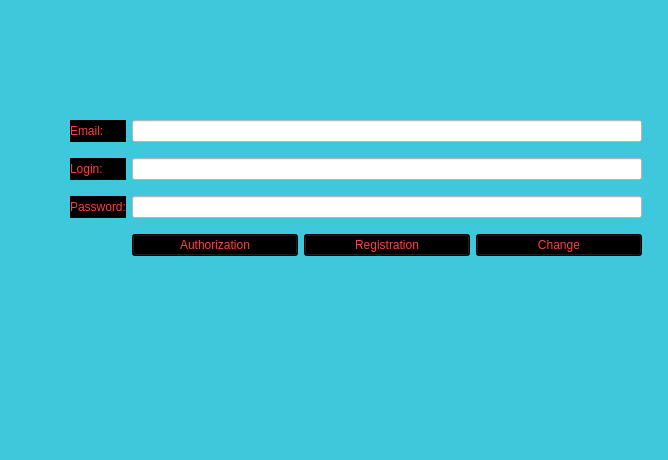
<?xml version="1.0" encoding="UTF-8"?>
<ui version="4.0">
 <class>authorization</class>
 <widget class="QWidget" name="authorization">
  <property name="geometry">
   <rect>
    <x>0</x>
    <y>0</y>
    <width>668</width>
    <height>460</height>
   </rect>
  </property>
  <property name="windowTitle">
   <string>Form</string>
  </property>
  <property name="styleSheet">
   <string notr="true">background-color: rgb(63, 199, 220);</string>
  </property>
  <widget class="QWidget" name="gridLayoutWidget">
   <property name="geometry">
    <rect>
     <x>70</x>
     <y>110</y>
     <width>572</width>
     <height>156</height>
    </rect>
   </property>
   <layout class="QGridLayout" name="gridLayout_2">
    <item row="1" column="0">
     <widget class="QLabel" name="label_login">
      <property name="styleSheet">
       <string notr="true">font: 700 14pt &quot;Times New Roman&quot;;
color: rgb(255, 64, 64);
background-color: rgb(0, 0, 0);</string>
      </property>
      <property name="text">
       <string>Login:</string>
      </property>
     </widget>
    </item>
    <item row="2" column="0">
     <widget class="QLabel" name="label_password">
      <property name="styleSheet">
       <string notr="true">font: 700 14pt &quot;Times New Roman&quot;;
color: rgb(255, 64, 64);
background-color: rgb(0, 0, 0);</string>
      </property>
      <property name="text">
       <string>Password:</string>
      </property>
     </widget>
    </item>
    <item row="1" column="2">
     <widget class="QLineEdit" name="lineEdit_login">
      <property name="styleSheet">
       <string notr="true">font: 700 14pt &quot;Times New Roman&quot;;
color: rgb(255, 64, 64);
background-color: rgb(255, 255, 255);
</string>
      </property>
      <property name="text">
       <string/>
      </property>
     </widget>
    </item>
    <item row="2" column="2">
     <widget class="QLineEdit" name="lineEdit_password">
      <property name="styleSheet">
       <string notr="true">font: 700 14pt &quot;Times New Roman&quot;;
color: rgb(255, 64, 64);
background-color: rgb(255, 255, 255);
</string>
      </property>
      <property name="text">
       <string/>
      </property>
     </widget>
    </item>
    <item row="3" column="2">
     <layout class="QHBoxLayout" name="horizontalLayout_6">
      <item>
       <widget class="QPushButton" name="pushButton_authorization">
        <property name="styleSheet">
         <string notr="true">font: 700 14pt &quot;Times New Roman&quot;;
color: rgb(255, 64, 64);
background-color: rgb(0, 0, 0);</string>
        </property>
        <property name="text">
         <string>Authorization</string>
        </property>
       </widget>
      </item>
      <item>
       <widget class="QPushButton" name="pushButton_registration">
        <property name="styleSheet">
         <string notr="true">font: 700 14pt &quot;Times New Roman&quot;;
color: rgb(255, 64, 64);
background-color: rgb(0, 0, 0);</string>
        </property>
        <property name="text">
         <string>Registration</string>
        </property>
       </widget>
      </item>
      <item>
       <widget class="QPushButton" name="pushButton_change">
        <property name="styleSheet">
         <string notr="true">font: 700 14pt &quot;Times New Roman&quot;;
color: rgb(255, 64, 64);
background-color: rgb(0, 0, 0);</string>
        </property>
        <property name="text">
         <string>Change</string>
        </property>
       </widget>
      </item>
     </layout>
    </item>
    <item row="0" column="0">
     <widget class="QLabel" name="label_email">
      <property name="styleSheet">
       <string notr="true">font: 700 14pt &quot;Times New Roman&quot;;
color: rgb(255, 64, 64);
background-color: rgb(0, 0, 0);</string>
      </property>
      <property name="text">
       <string>Email:</string>
      </property>
     </widget>
    </item>
    <item row="0" column="2">
     <widget class="QLineEdit" name="lineEdit_email">
      <property name="styleSheet">
       <string notr="true">font: 700 14pt &quot;Times New Roman&quot;;
color: rgb(255, 64, 64);
background-color: rgb(255, 255, 255);
</string>
      </property>
     </widget>
    </item>
   </layout>
  </widget>
 </widget>
 <resources/>
 <connections/>
</ui>
